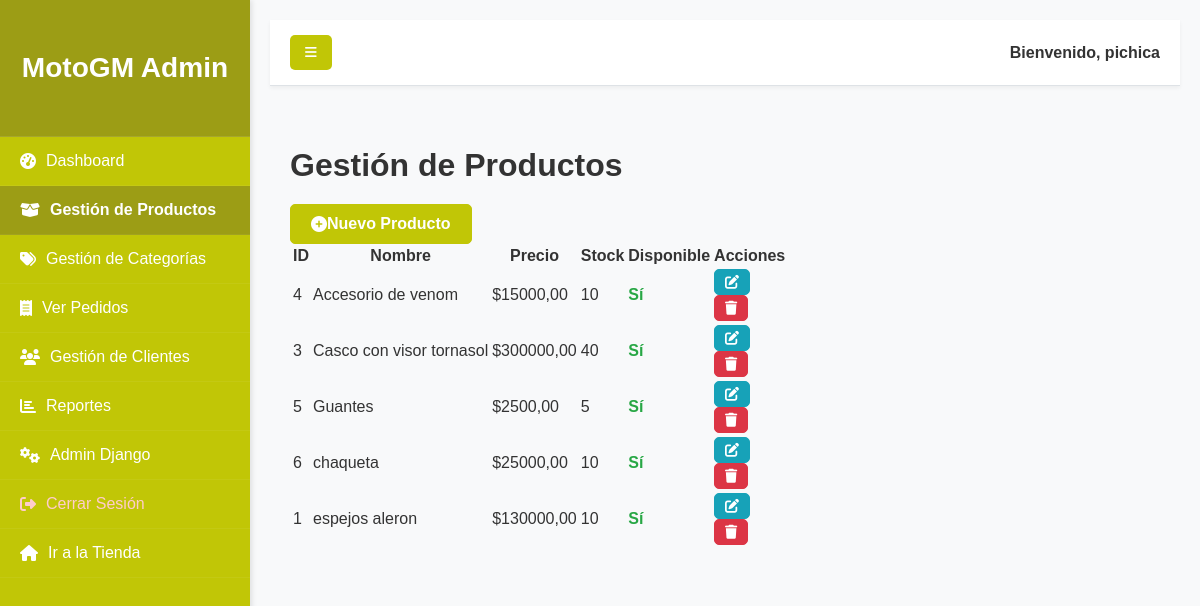
The page /dashboard_admin/productos/ (signed in) on the database as committed earlier.
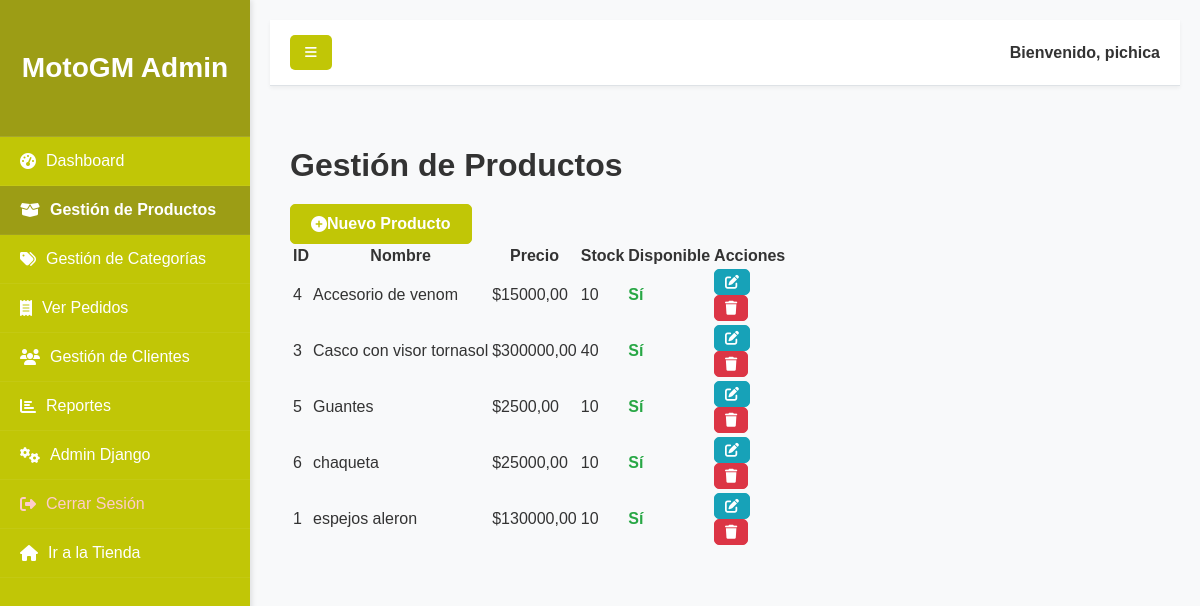
The same page on the database as committed later.
### productos/models.py (models this page shows, shortened)
class Producto(models.Model):
    nombre = models.CharField(max_length=200)
    descripcion = models.TextField()
    precio = models.DecimalField(max_digits=10, decimal_places=2)
    imagen = models.ImageField(upload_to='productos/', null=True, blank=True) # Las imágenes se guardarán en media/productos/
    stock = models.IntegerField(default=0)
    disponible = models.BooleanField(default=True)
    fecha_creacion = models.DateTimeField(auto_now_add=True)
    ultima_actualizacion = models.DateTimeField(auto_now=True)
    categoria = models.ForeignKey(Categoria, on_delete=models.SET_NULL, null=True, blank=True, related_name='productos')
    class Meta:
        ordering = ['nombre'] # Ordena los productos por nombre por defecto

### dashboard_admin/views.py (the view)
# urls.py: path('productos/', views.producto_list, name='producto_list'),
@login_required
@user_passes_test(is_staff)
def producto_list(request):
        productos = Producto.objects.all().order_by('nombre')
        return render(request, 'dashboard_admin/producto_list.html', {'productos': productos})

### dashboard_admin/views.py (called while the page is built)
def is_staff(user):
        return user.is_staff

### productos/context_processors.py (called while the page is built)
def cart_item_count(request):
    cart_count = 0
    if request.user.is_authenticated:
        cart_count = CarritoItem.objects.filter(usuario=request.user).count() # o .aggregate(Sum('cantidad'))['cantidad__sum'] si quieres sumar las cantidades
    return {'cart_count': cart_count}

### dashboard_admin/templates/dashboard_admin/producto_list.html (shortened to what this page needs)
    {% extends 'dashboard_admin/dashboard_base.html' %}
    {% block dashboard_content %}
        <h1 class="content-title">Gestión de Productos</h1>
        <a href="{% url 'dashboard_admin:producto_create' %}" class="btn-custom btn-primary-custom mb-3">
            <i class="fas fa-plus-circle me-2"></i> Nuevo Producto
        </a>
        {% if productos %}
            <div class="data-table-responsive">
                <table class="data-table">
                    <thead>
                        <tr>
                            <th>ID</th>
                            <th>Nombre</th>
                            <th>Precio</th>
                            <th>Stock</th>
                            <th>Disponible</th>
                            <th>Acciones</th>
                        </tr>
                    </thead>
                    <tbody>
                        {% for producto in productos %}
                            <tr>
                                <td>{{ producto.pk }}</td>
                                <td>{{ producto.nombre }}</td>
                                <td>${{ producto.precio }}</td>
                                <td>{{ producto.stock }}</td>
                                <td>
                                    {% if producto.disponible %}
                                        <span style="color: #28a745; font-weight: bold;">Sí</span>
                                    {% else %}
                                        <span style="color: #dc3545; font-weight: bold;">No</span>
                                    {% endif %}
                                </td>
                                <td>
                                    <a href="{% url 'dashboard_admin:producto_update' producto.pk %}" class="btn-custom btn-sm-custom btn-info-custom me-2" title="Editar">
                                        <i class="fas fa-edit"></i>
                                    </a>
                                    <form action="{% url 'dashboard_admin:producto_delete' producto.pk %}" method="post" class="d-inline" onsubmit="return confirm('¿Estás seguro de que quieres eliminar este producto?');">
                                        <button type="submit" class="btn-custom btn-sm-custom btn-danger-custom" title="Eliminar">
                                            <i class="fas fa-trash"></i>
                                        </button>
                                    </form>
                                </td>
                            </tr>
                        {% endfor %}
                    </tbody>
                </table>
            </div>
        {% else %}
            <div class="messages-container">
                <li class="alert-info">No hay productos registrados aún.</li>
            </div>
        {% endif %}
    {% endblock %}

Rows that differ between the two databases and show on the page:
changed Producto "Guantes": stock "5" → "10"
